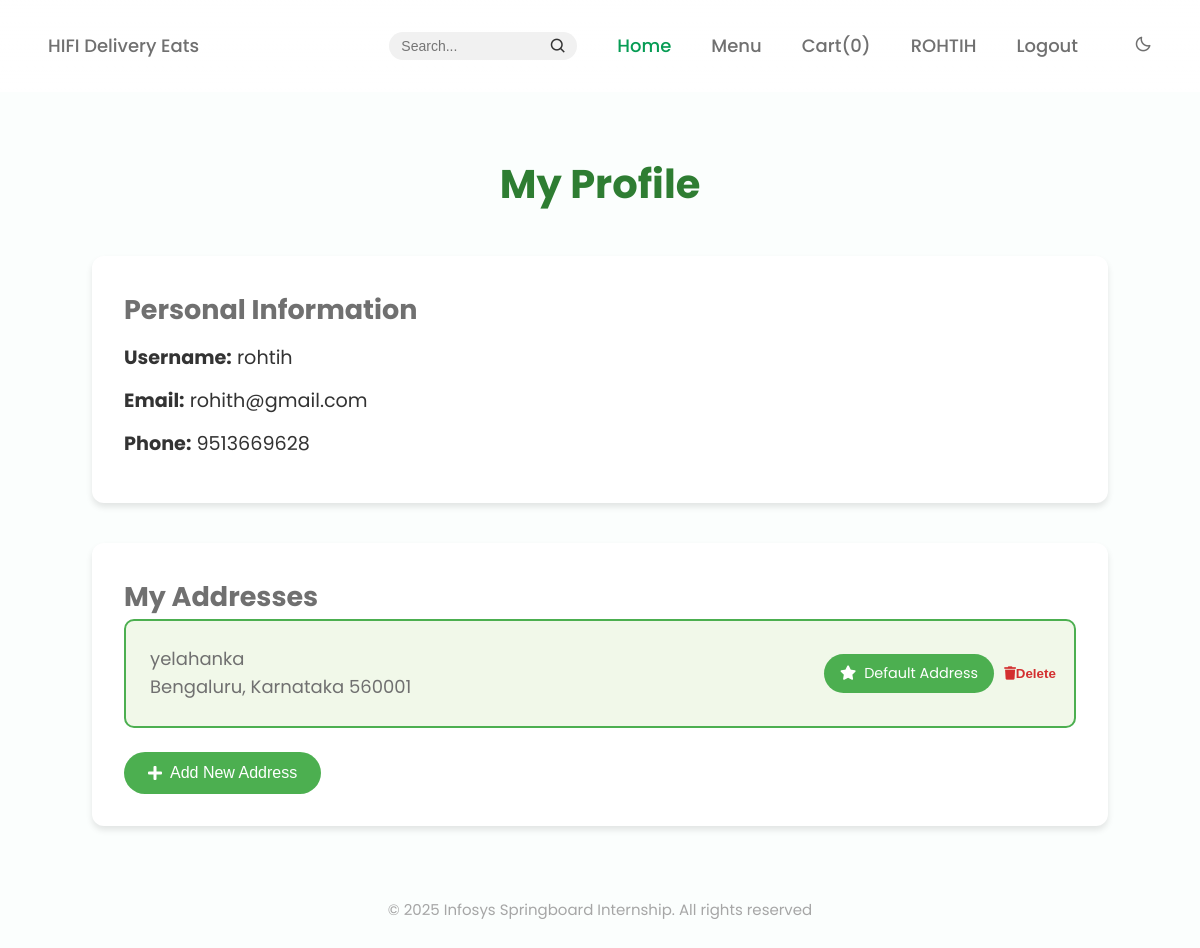
Screenshot of /user/profile (signed in) with the database file from the repository.
### models.py (models this page shows, shortened)
class BaseModel(db.Model):
    __abstract__ = True
    PREFIX = None  # each child model must set this

class Customer(UserMixin, BaseModel):
    __tablename__ = 'customer'
    PREFIX = 'U'
    customer_id = db.Column(db.String(10), primary_key=True)
    username = db.Column(db.String(100))
    email = db.Column(db.String(100), unique=True)
    phone = db.Column(db.Integer, unique=True, nullable=False)
    password = db.Column(db.String(100), nullable=False)
    addresses = db.relationship("Address", back_populates="customer", lazy=True)
    orders = db.relationship("Order", back_populates="customer", foreign_keys="Order.customer_id")
    cart_items = db.relationship("Cart", back_populates="customer")

class Address(BaseModel):
    __tablename__ = 'address'
    PREFIX = 'ADD'
    address_id = db.Column(db.String(10), primary_key=True)
    customer_id = db.Column(db.String(10), db.ForeignKey('customer.customer_id'), nullable=False)
    address_line = db.Column(db.String(255), nullable=False)
    city = db.Column(db.String(50), nullable=False)
    state = db.Column(db.String(50), nullable=False)
    zip_code = db.Column(db.String(20), nullable=False)
    is_preferred = db.Column(db.Boolean, default=False)
    customer = db.relationship("Customer", back_populates="addresses")

### routes/customer_routes.py (the view)
    @app.route('/user/profile')
    @login_required
    def customer():
        cart_count = get_the_cart_count()
        return render_template('user/profile.html', user=current_user,cart_count=cart_count)

### templates/user/profile.html (shortened to what this page needs)
{% extends "index.html" %} {% block title %}My Profile{% endblock %} {% block
css %} {{ super() }}
<link
  rel="stylesheet"
  href="{{ url_for('static', filename='css/user/profile.css') }}"
/>
<link
  rel="stylesheet"
  href="https://cdnjs.cloudflare.com/ajax/libs/font-awesome/5.15.4/css/all.min.css"
/>
{% endblock css %} {% block content %}
<div class="profile-container">
  <div class="profile-header">
    <h1>My Profile</h1>
  </div>
  <div class="profile-section user-details">
    <h2>Personal Information</h2>
    <div class="user-info">
      <p><strong>Username:</strong> {{ current_user.username }}</p>
      <p><strong>Email:</strong> {{ current_user.email }}</p>
      <p><strong>Phone:</strong> {{ current_user.phone }}</p>
    </div>
  </div>
  <div class="profile-section addresses">
    <h2>My Addresses</h2>
    <div class="addresses-list">
      {% for address in current_user.addresses %}
      <div
        class="address-card {% if address.is_preferred %}preferred{% endif %}"
      >
        <div class="address-content">
          <p>{{ address.address_line }}</p>
          <p>{{ address.city }}, {{ address.state }} {{ address.zip_code }}</p>
        </div>
        <div class="address-actions">
          {% if address.is_preferred %}
          <span class="preferred-badge"
            ><i class="fas fa-star"></i> Default Address</span
          >
          {% endif %}
          <button
            class="btn-delete-address"
            data-address-id="{{ address.address_id }}"
          >
            <i class="fas fa-trash"></i> Delete
          </button>
        </div>
      </div>
      {% endfor %}
    </div>
    <button id="btn-add-address" class="btn-primary">
      <i class="fas fa-plus"></i> Add New Address
    </button>
  </div>
</div>
{% endblock %}

### templates/index.html (shortened to what this page needs)
<!DOCTYPE html>
<html lang="en">
<head>
    {% block css %}
    <link rel="stylesheet" href="/css/index.css" />
    {% endblock css %}
    <link href="https://cdn.jsdelivr.net/npm/boxicons@2.0.5/css/boxicons.min.css" rel="stylesheet" />
</head>
<body>
    {%block nav_bar%}
    <header class="l-header" id="header">
        <nav class="nav bd-container">
            <a href="{{ url_for('index') }}" class="nav__logo">HIFI Delivery Eats</a>
            <div class="nav__menu" id="nav-menu">
                <ul class="nav__list">
                    <li class="nav__item">
                        <form class="search-form">
                            <input type="text" class="search-input" placeholder="Search..." aria-label="Search" />
                            <button type="submit" class="search-button">
                                <i class="bx bx-search"></i>
                            </button>
                        </form>
                    </li>
                    <li class="nav__item">
                        <a href="{{ url_for('index') }}" class="nav__link active-link">Home</a>
                    </li>
                    <li class="nav__item">
                        <a href="{{ url_for('show_menu') }}" class="nav__link">Menu</a>
                    </li>
                    <li class="nav__item">
                        <a href="{{ url_for('order') }}" class="nav__link">
                            Cart(<span class="nav__cart-count">{{cart_count}}</span>)
                        </a>
                    </li>
                    {% if user %}
                    <li class="nav__item">
                        <a href="{{ url_for('customer') }}" class="nav__link">
                            {{ user.username.split()[0] | upper }}
                        </a>
                    </li>
                    <li class="nav__item">
                        <a href="{{ url_for('logout') }}" class="nav__link">Logout</a>
                    </li>
                    {% else %}
                    <li class="nav__item">
                        <a href="/signin" class="nav__link">Sign In</a>
                    </li>
                    {% endif %}
                    <li class="nav__item">
                        <i class="bx bx-moon change-theme" id="theme-button"></i>
                    </li>
                </ul>
            </div>
        </nav>
    </header>
    {% endblock nav_bar %}
    <main class="l-main">{% block content %}{% endblock content %}</main>
    <footer class="footer section bd-container">
        <p class="footer__copy">
            © 2025 Infosys Springboard Internship. All rights reserved
        </p>
    </footer>
</body>
</html>

### static/css/index.css (style rules this page uses)
:root { --header-height: 3rem; --first-color: #069c54; --first-color-alt: #048654; --title-color: #393939; --text-color: #707070; --text-color-light: #a6a6a6; --body-color: #fbfefd; --container-color: #ffffff; --body-font: "Poppins", sans-serif; --biggest-font-size: 2.25rem; --h1-font-size: 1.5rem; --h2-font-size: 1.25rem; --h3-font-size: 1rem; --normal-font-size: 0.938rem; --small-font-size: 0.813rem; --smaller-font-size: 0.75rem; --font-medium: 500; --font-semi-bold: 600; --mb-1: 0.5rem; --mb-2: 1rem; --mb-3: 1.5rem; --mb-4: 2rem; --mb-5: 2.5rem; --mb-6: 3rem; --z-tooltip: 10; --z-fixed: 100; }
@media screen and (min-width: 768px) { :root { --biggest-font-size: 4.5rem; --h1-font-size: 2.75rem; --h2-font-size: 2rem; --h3-font-size: 1.5rem; --normal-font-size: 1.125rem; --small-font-size: 0.938rem; --smaller-font-size: 0.813rem; } }
html { scroll-behavior: smooth; }
body { margin: var(--header-height) 0 0 0; font-family: var(--body-font); font-size: var(--normal-font-size); background-color: var(--body-color); color: var(--text-color); line-height: 1.6; }
h1, h2, h3, p, ul { margin: 0; }
ul { padding: 0; list-style: none; }
a { text-decoration: none; }
.section { padding-bottom: 2rem; }
.bd-container { max-width: 960px; width: calc(100% - 2rem); margin-left: var(--mb-2); margin-right: var(--mb-2); }
.l-header { width: 100%; position: fixed; top: 0; left: 0; z-index: var(--z-fixed); background: linear-gradient(to bottom, rgba(255, 255, 255, 0.95), rgba(255, 255, 255, 0.85)); }
.l-main { padding-top: calc(var(--header-height) + 1.5rem); }
.nav { max-width: 92%; margin: 10px; height: var(--header-height); display: flex; justify-content: space-between; align-items: center; }
.nav__item { margin-bottom: var(--mb-2); }
.nav__link, .nav__logo, .nav__toggle { color: var(--text-color); font-weight: var(--font-medium); }
.nav__link { transition: 0.3s; }
.active-link { color: var(--first-color); }
@media screen and (min-width: 768px) { body { margin: 0; } }
@media screen and (min-width: 768px) { .section { padding-top: 1rem; } }
@media screen and (min-width: 768px) { .nav { height: calc(var(--header-height) + 1.5rem); } }
@media screen and (min-width: 768px) { .nav__list { display: flex; } }
@media screen and (min-width: 768px) { .nav__item { margin-left: var(--mb-5); margin-bottom: 0; } }
@media screen and (min-width: 768px) { .change-theme { position: initial; margin-left: var(--mb-2); } }
@media screen and (min-width: 960px) { .bd-container { margin-left: auto; margin-right: auto; } }
.search-form { display: flex; align-items: center; background-color: #f1f1f1; border-radius: 25px; padding: 5px 10px; }
.search-input { border: none; outline: none; background: transparent; font-size: 14px; width: 150px; transition: width 0.3s ease; }
.search-button { background: none; border: none; cursor: pointer; padding: 0; display: flex; align-items: center; justify-content: center; }
.search-button i { font-size: 18px; color: #333; }
.footer__copy { text-align: center; font-size: var(--small-font-size); color: var(--text-color-light); margin-top: 1rem; }

### rows the page displays
Customer: username "ROHTIH", username "rohtih", email "rohith@gmail.com", phone "9513669628"
Address: address_line "yelahanka", city "Bengaluru", state "Karnataka", zip_code "560001", is_preferred True (drawn)

### other values shown
{{ cart_count }} "0"
